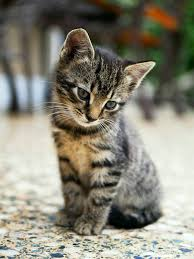
#> input picture cat.jpg, 194 x 259 px
$ jupyter execute slam_lab3.ipynb
#> lines starting #> are read from the running program, lines starting #| are printed output that depends on the picture; after the words box and inside, x2 and y2 are one past the last pixel; in counts of white or black regions, pixels touching at a corner belong together
[cell 1]
import numpy as np
import cv2 as cv

img = cv.imread('cat.jpg')
#> img is the input picture: shape (259, 194, 3); mean B, G, R 120, 133.8, 136.3

[cell 2]
px = img[100,100]
#> px = [58, 101, 122]
print(px)
#| [ 58 101 122]

# accessing only blue pixel
blue = img[100,100,0]
#> blue = 58
print(blue)
#| 58

[cell 3]
img[100,100] = [255,255,255]
#> img: shape (259, 194, 3); under 0.01% of pixels changed, all inside (x1, y1, x2, y2) = (100, 100, 101, 101)
print(img[100,100])
#| [255 255 255]

[cell 4]
cv.imshow("Display window", img)
k = cv.waitKey(0)
#> (key Esc is pressed here)

[cell 5]
# accessing RED value
#img.item(10,10,2)
px = img[10, 10, 2]
#> px = 72
print(px)
#| 72

# modifying RED value
img[10, 10, 2] = 255
#> img: shape (259, 194, 3); mean B, G, R 120, 133.8, 136.3

[cell 6]
cv.imshow("Display window", img)
k = cv.waitKey(0)
#> (key Esc is pressed here)

[cell 7]
img.shape
#> Out = (259, 194, 3)

[cell 8]
img.size
#> Out = 150738

[cell 9]
img.dtype

[cell 10]
face = img[60:120, 30:120]
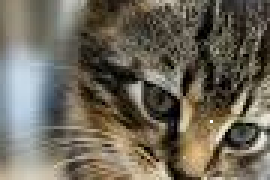
#> face: shape (60, 90, 3) (shown 3 times larger); mean B, G, R 89.7, 103.2, 109.3
img[0:60, 0:90] = face
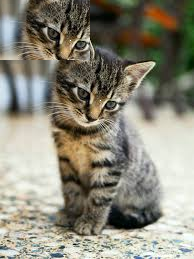
#> img: shape (259, 194, 3); mean B, G, R 122, 136.4, 139.2

[cell 11]
cv.imshow("Display window", img)
k = cv.waitKey(0)
#> (key Esc is pressed here)

[cell 12]
b,g,r = cv.split(img)
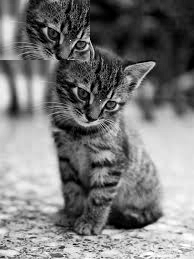
#> b: shape (259, 194); min 0, max 255, mean 122
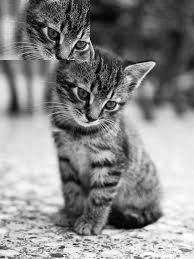
#> g: shape (259, 194); min 0, max 255, mean 136.4
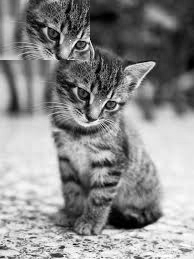
#> r: shape (259, 194); min 0, max 255, mean 139.2
img = cv.merge((b,g,r))

[cell 13]
b

[cell 14]
b = img[:,:,0]
img[:,:,2] = 0
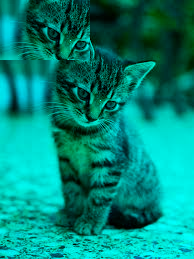
#> img: shape (259, 194, 3); mean B, G, R 122, 136.4, 0

[cell 15]
import cv2 as cv
import numpy as np
from matplotlib import pyplot as plt

BLUE = [255,0,0]

img1 = cv.imread('opencv_logo.png')

replicate = cv.copyMakeBorder(img1,100,100,100,100,cv.BORDER_REPLICATE)
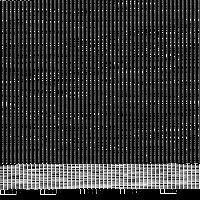
#> replicate: shape (200, 200); min 0, max 255, mean 52.3
reflect = cv.copyMakeBorder(img1,100,100,100,100,cv.BORDER_REFLECT)
reflect101 = cv.copyMakeBorder(img1,100,100,100,100,cv.BORDER_REFLECT_101)
wrap = cv.copyMakeBorder(img1,100,100,100,100,cv.BORDER_WRAP)
constant= cv.copyMakeBorder(img1,100,100,100,100,cv.BORDER_CONSTANT,value=BLUE)

plt.subplot(231),plt.imshow(img1,'gray'),plt.title('ORIGINAL')
plt.subplot(232),plt.imshow(replicate,'gray'),plt.title('REPLICATE')
plt.subplot(233),plt.imshow(reflect,'gray'),plt.title('REFLECT')
plt.subplot(234),plt.imshow(reflect101,'gray'),plt.title('REFLECT_101')
plt.subplot(235),plt.imshow(wrap,'gray'),plt.title('WRAP')
plt.subplot(236),plt.imshow(constant,'gray'),plt.title('CONSTANT')

plt.show()
